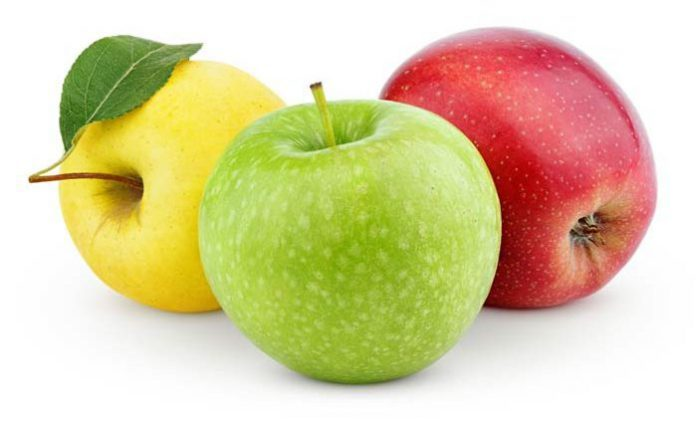
#> input picture apple.jpg, 696 x 421 px
$ python main.py
#> lines starting #> are read from the running program, lines starting #| are printed output that depends on the picture
### unit8_grayLeveltransformation.py
def convertImageToNegative(image):
    negativeImage = 255 - image
    return negativeImage


def changeImageDarkness(image, coefficient):
    darkerImage = 255.0 * (image / 255.0) ** coefficient
    return darkerImage

### unit9_neighborhoodProcessing.py
import scipy.ndimage

def applyMedianFilter(image, size=5):
    imageWithFilter = scipy.ndimage.filters.median_filter(image, size)
    return imageWithFilter

def applyMaximumFilter(image, size=5):
    imageWithFilter = scipy.ndimage.filters.maximum_filter(image, size)
    return imageWithFilter

def applyLaplaceFilter(image):
    imageWithFilter = scipy.ndimage.filters.laplace(image)
    return imageWithFilter

### unit10_edgeDetection.py
import cv2

def sobelEdgeDetection(image, asix='x', ksize=5):
    img = cv2.imread(image, 0)
    dx, dy = [1, 0] if asix == 'x' else [0, 1]
    resultImage = cv2.Sobel(img, -1, dx, dy, ksize)
    return resultImage

### main.py
import numpy as np
from matplotlib import pyplot as plt
from PIL import Image
import unit8_grayLeveltransformation as grayLevel
import unit9_neighborhoodProcessing as neighborhood
import unit10_edgeDetection as edgeDetection

imageName = 'apple.jpg'

image = np.array(Image.open(imageName).convert('L'))
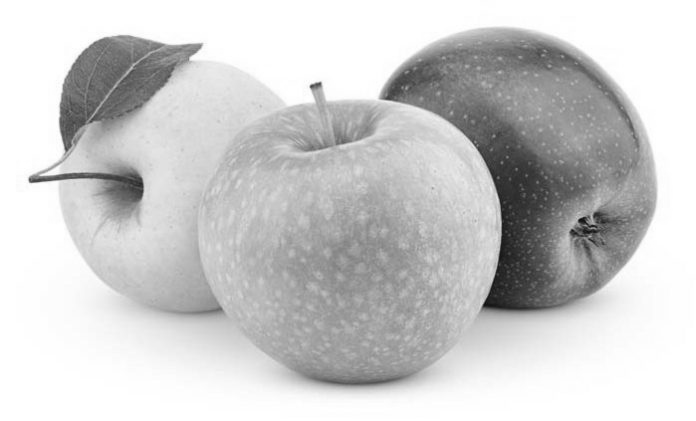
#> image: shape (421, 696); min 11, max 255, mean 203.8

negativeImage = grayLevel.convertImageToNegative(image)
#> in convertImageToNegative, `negativeImage = 255 - image`:
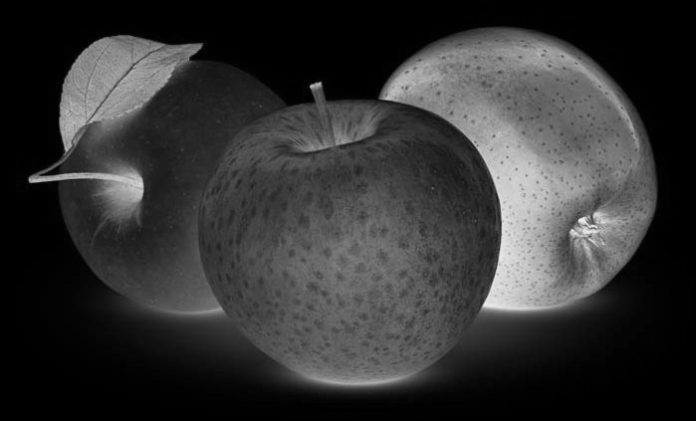
#> negativeImage: shape (421, 696); min 0, max 244, mean 51.2
darkerImage = grayLevel.changeImageDarkness(image, 2)
#> in changeImageDarkness, `darkerImage = 255.0 * (image / 255.0) ** coefficient`:
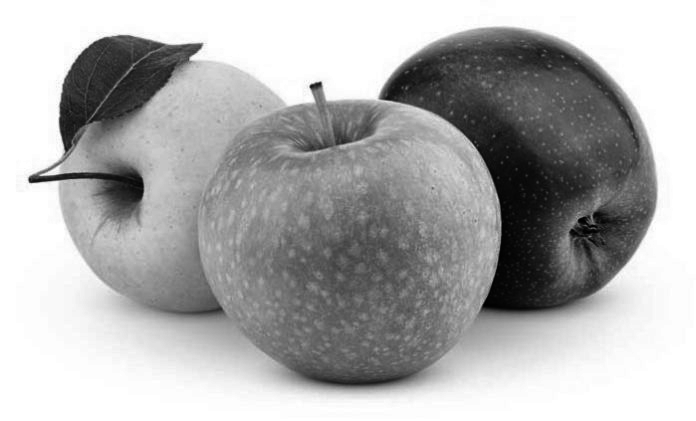
#> darkerImage: shape (421, 696) float64; min 0.475, max 255, mean 174.3

imageWithMedianFilter = neighborhood.applyMedianFilter(image)
imageWithMaximumFilter = neighborhood.applyMaximumFilter(image)
#> in applyMaximumFilter, `imageWithFilter = scipy.ndimage.filters.maximum_filter(image, size)`:
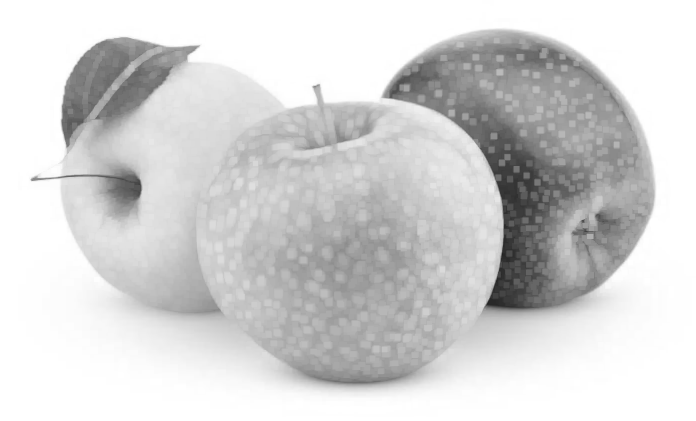
#> imageWithFilter: shape (421, 696); min 33, max 255, mean 211.4
imageWithLaplaceFilter = neighborhood.applyLaplaceFilter(image)
#> in applyLaplaceFilter, `imageWithFilter = scipy.ndimage.filters.laplace(image)`:
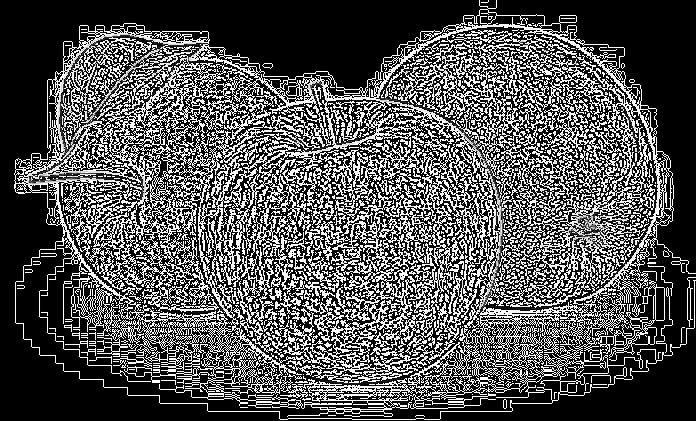
#> imageWithFilter: shape (421, 696); min 0, max 255, mean 83

imageWithSobelEdgeDetection = edgeDetection.sobelEdgeDetection(imageName)
#> in sobelEdgeDetection, `resultImage = cv2.Sobel(img, -1, dx, dy, ksize)`:
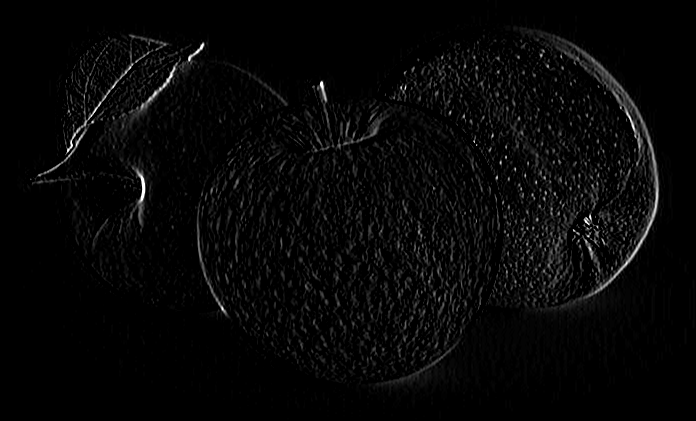
#> resultImage: shape (421, 696); min 0, max 255, mean 7.1

plt.figure(figsize=(30, 30))

plt.subplot(2, 4, 1)
plt.imshow(image, cmap='gray', vmin=0, vmax=255)
plt.title('Original Image')

plt.subplot(2, 4, 2)
plt.imshow(negativeImage, cmap='gray', vmin=0, vmax=255)
plt.title('Negative Image')

plt.subplot(2, 4, 3)
plt.imshow(darkerImage, cmap='gray', vmin=0, vmax=255)
plt.title('Darker Image')

plt.subplot(2, 4, 4)
plt.imshow(imageWithMedianFilter, cmap='gray', vmin=0, vmax=255)
plt.title('Image With Median Filter')

plt.subplot(2, 4, 5)
plt.imshow(imageWithMaximumFilter, cmap='gray', vmin=0, vmax=255)
plt.title('Image With Maximum Filter')

plt.subplot(2, 4, 6)
plt.imshow(imageWithLaplaceFilter, cmap='gray', vmin=0, vmax=255)
plt.title('Image With Laplace Filter')

plt.subplot(2, 4, 7)
plt.imshow(imageWithSobelEdgeDetection, cmap='gray', vmin=0, vmax=255)
plt.title('Image With Sobel Edge Detection')

plt.show()
